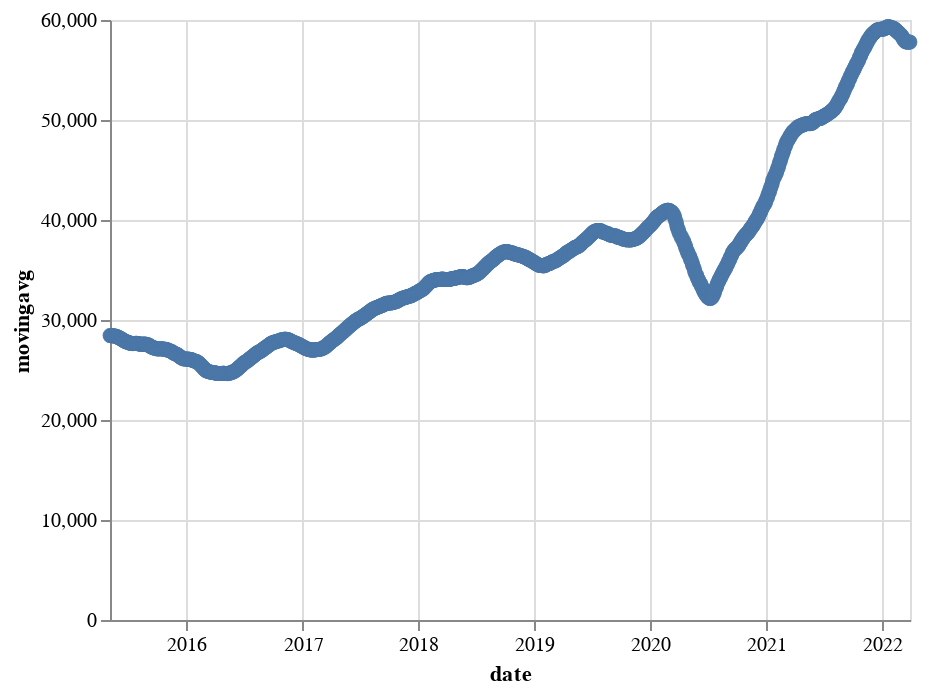

Notebook code cell kept with this figure:
### Code cell
alt.Chart(altdata_sixteenweek).mark_point().encode(
    x='date',
    y='movingavg'
)

### Figure 1 — Vega-Lite specification as saved in the notebook (floating-point values rounded to 4 significant figures; data arrays with more than 128 entries replaced by an {"elided": "..."} marker saying what was removed)
{"config": {"view": {"continuousWidth": 400, "continuousHeight": 300}}, "data": {"name": "data-04d95cb1ce222787872681b699d7dcdb"}, "mark": "point", "encoding": {"x": {"type": "temporal", "field": "date"}, "y": {"type": "quantitative", "field": "movingavg"}}, "$schema": "https://vega.github.io/schema/vega-lite/v4.8.1.json", "datasets": {"data-04d95cb1ce222787872681b699d7dcdb": {"elided": "1701 records"}}}
